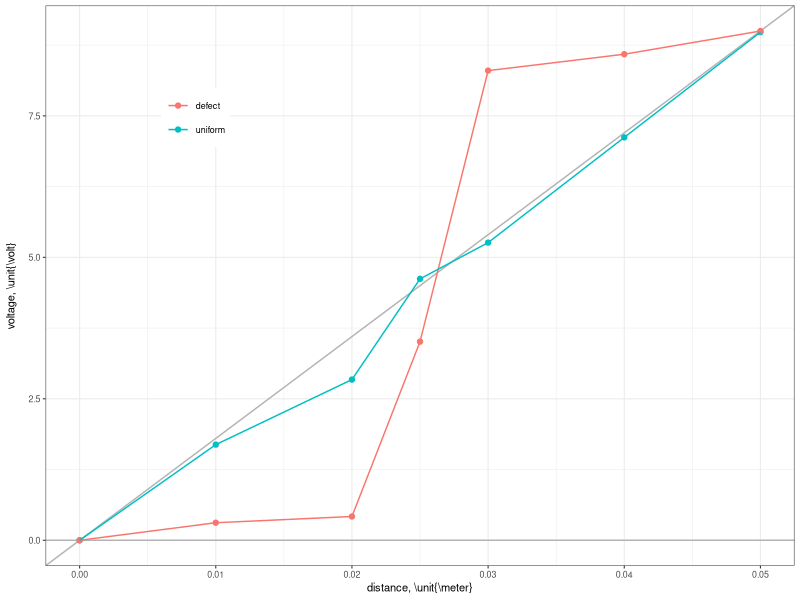

Recreate this plot in R.
library(ggplot2)
library(dplyr)

raw <- read.csv('fig2.csv',header=TRUE)
data <- tibble(raw)

fig2 <- ggplot(data,aes(x=x_cm/100,y=V,color=surface))+
     geom_abline(intercept=0,slope=9/0.05,color="gray70")+
     geom_hline(yintercept=0,color="gray70")+
     geom_point()+
     geom_line()+
     theme_bw(base_size=8)+
     xlab('distance, \\unit{\\meter}')+
     ylab('voltage, \\unit{\\volt}')+
     theme(
	legend.position='inside',
	legend.position.inside=c(0.2,0.8),
	legend.title=element_blank(),
	axis.title.y=element_text(margin=margin(t=0,r=8,b=0,l=0)))

ggsave('fig2.svg',plot=fig2,width=3.5,height=2,units="in")
